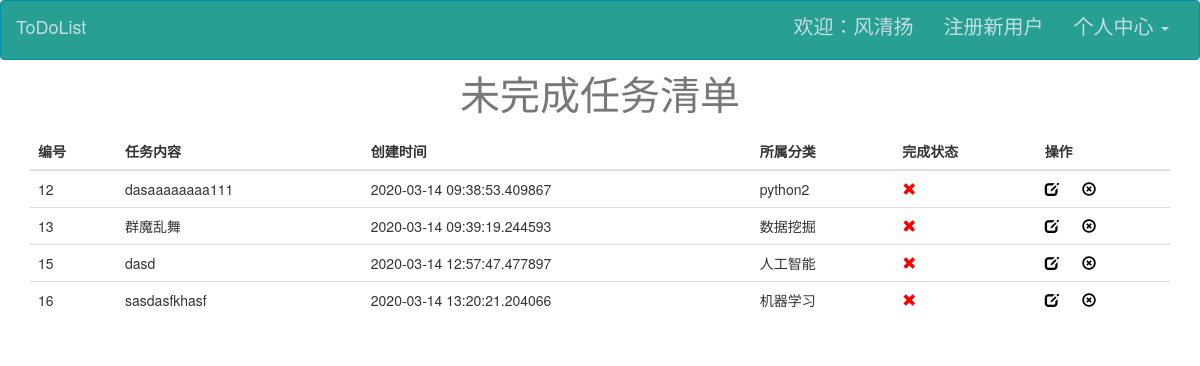
Page /todo/checkUndo (signed in) on the committed database.
### app/models.py (models this page shows, shortened)
class User(UserMixin, db.Model):
    __tablename__ = 'users'
    id = db.Column(db.Integer, primary_key=True)
    username = db.Column(db.String(64), unique=True, nullable=False)
    email = db.Column(db.String(50))
    password_hash = db.Column(db.String(200))
    role_id = db.Column(db.Integer, db.ForeignKey('roles.id'))
    confirmed = db.Column(db.Boolean, default=False)
    name = db.Column(db.String(64))
    location = db.Column(db.String(64))  # 所在地
    about_me = db.Column(db.Text())  # 自我介绍
    create_time = db.Column(db.DateTime(), default=datetime.utcnow)
    last_seen = db.Column(db.DateTime(), default=datetime.utcnow)
    todos = db.relationship('Todo', backref='user')
    categories = db.relationship('Category', backref='user')
    @property
    def password(self):
        raise AttributeError('password is not a readable attribute')

class Todo(db.Model):
    __tablename__ = 'todos'
    id = db.Column(db.Integer, autoincrement=True, primary_key=True)
    content = db.Column(db.String(100))
    status = db.Column(db.Boolean, default=False)
    add_time = db.Column(db.DateTime, default=datetime.utcnow)
    user_id = db.Column(db.Integer, db.ForeignKey('users.id'))
    category_id = db.Column(db.Integer, db.ForeignKey('categories.id'))

class Category(db.Model):
    __tablename__ = 'categories'
    id = db.Column(db.Integer, autoincrement=True, primary_key=True)
    name = db.Column(db.String(20), unique=True)
    add_time = db.Column(db.DateTime, default=datetime.utcnow)
    user_id = db.Column(db.Integer, db.ForeignKey('users.id'))
    todos = db.relationship('Todo', backref='category')

### app/todo/views.py (the view)
@todo.route('/checkUndo')
@login_required
def checkUndo():
    todos = Todo.query.filter_by(user_id=current_user.id, status=False).all()
    return render_template('todo/list_undo.html', todos=todos)

### app/auth/views.py (called while the page is built)
@auth.before_app_request
def before_request():
    if current_user.is_authenticated \
            and not current_user.confirmed \
            and request.endpoint[:5] != 'auth.' \
            and request.endpoint != 'static':
        return redirect(url_for('auth.unconfirmed'))

### app/models.py (called while the page is built)
@login_manager.user_loader
def load_user(user_id):
    return User.query.get(int(user_id))

### app/templates/todo/list_undo.html (shortened to what this page needs)
{% extends 'base.html' %}
{% block content %}
    <div class="container">
        <table class="table table-hover">
            <caption id='caption-style'>未完成任务清单</caption>
            <thead>
            <tr>
                <th>编号</th>
                <th>任务内容</th>
                <th>创建时间</th>
                <th>所属分类</th>
                <th>完成状态</th>
                <th>操作</th>
            </tr>
            </thead>
            <tbody>
            {% for todo in todos %}
                <tr>
                    <td>{{ todo.id }}</td>
                    <td>{{ todo.content }}</td>
                    <td>{{ todo.add_time }}</td>
                    <td>{{ todo.category.name }}</td>
                    <td>
                        {% if todo.status %}
                            <a href="{{ url_for('todo.undo',id = todo.id) }}"><span
                                    class="glyphicon glyphicon-ok status-success"></span></a>
                        {% else %}
                            <a href="{{ url_for('todo.done',id = todo.id) }}"><span
                                    class="glyphicon glyphicon-remove status-fail"></span></a>
                        {% endif %}
                    </td>
                    <td>
                        <a href="{{ url_for('todo.edit',id = todo.id) }}"><span class=" glyphicon glyphicon-edit "
                                                                                style="color: black"></span></a>&nbsp;&nbsp;&nbsp;&nbsp;&nbsp;
                        <a href="{{ url_for('todo.delete',id= todo.id) }}"><span
                                class="glyphicon glyphicon-remove-circle" style="color: black"></span></a>
                    </td>
                </tr>
            {% endfor %}
            </tbody>
        </table>
    </div>
{% endblock %}

### app/templates/base.html (shortened to what this page needs)
<!DOCTYPE html>
<html lang="en">
<head>
    <link rel="stylesheet" href="{{ url_for('static',filename='css/bootstrap.min.css') }}">
    <link rel="stylesheet" href="{{ url_for('static',filename='css/index.css') }}">
    <link rel="stylesheet" href="{{ url_for('static',filename='css/font.css') }}">
</head>
<body>
<nav id='box-nav' class="navbar navbar-inverse">
    <div class="container-fluid">
        <div class="navbar-header">
            <a class="navbar-brand" href="{{ url_for('auth.index') }}">ToDoList</a>
        </div>
        <div class="collapse navbar-collapse" id="bs-example-navbar-collapse-1">
            <ul class="nav navbar-nav navbar-right">
                {% if current_user.is_authenticated %}
                    <li>
                        <a href="{{ url_for('user.get_userInfo',id = current_user.id) }}">欢迎：{{ current_user.username }}</a>
                    </li>
                    <li><a href="{{ url_for('auth.register') }}">注册新用户</a></li>
                    <li class="dropdown">
                        <a href="#" class="dropdown-toggle" data-toggle="dropdown" role="button" aria-haspopup="true"
                           aria-expanded="false">个人中心 <span class="caret"></span></a>
                    </li>
                {% else %}
                    <li><a href="{{ url_for('auth.login') }}">登录</a></li>
                {% endif %}
            </ul>
        </div>
    </div>
</nav>
{% block content %}
{% endblock %}
</body>
</html>

### app/static/css/index.css (style rules this page uses)
#caption-style { font-family: 仿宋; font-size: 40px; text-align: center; }
#box-nav { margin-bottom: 0px; }
.navbar-inverse { background-color: #279f92; border-color: #088db2; height: 60px; font-size: 20px; }
.navbar-inverse .navbar-brand { color: #c6dde3; }
.navbar-inverse .navbar-nav > li > a { color: #c6dde3; }
.navbar-inverse .navbar-collapse, .navbar-inverse .navbar-form { border-color: #c6dde3; }
.status-fail { color: red; }

### rows in the picture
User: username "风清扬"
Todo: id "12", content "dasaaaaaaaa111", add_time "2020-03-14 09:38:53.409867", category.name "python2"
Todo: id "13", content "群魔乱舞", add_time "2020-03-14 09:39:19.244593", category.name "数据挖掘"
Todo: id "15", content "dasd", add_time "2020-03-14 12:57:47.477897", category.name "人工智能"
Todo: id "16", content "sasdasfkhasf", add_time "2020-03-14 13:20:21.204066", category.name "机器学习"
